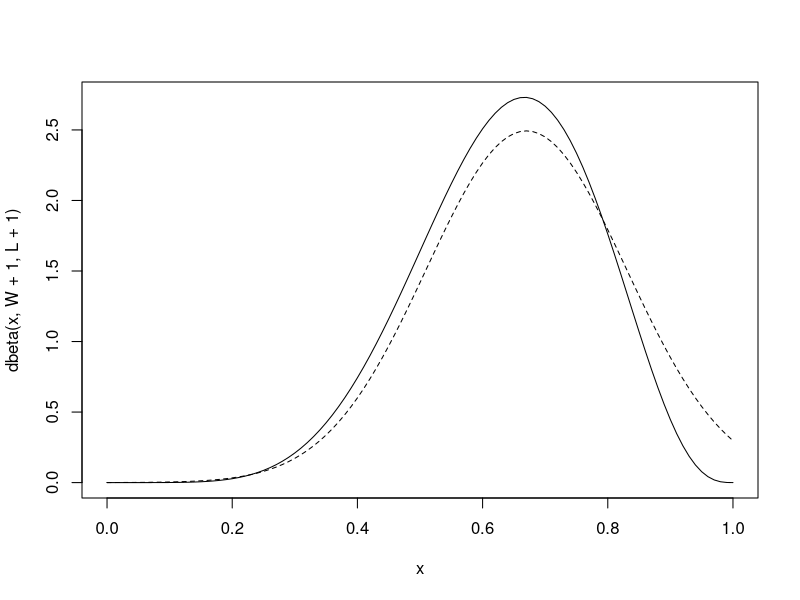

Write the R code that produced this figure.
setwd("~/Desktop/Statistics Book/Statistical_Rethinking/Chapter_2")

#analytical calculation
W <- 6
L <- 3

curve( dbeta(x, W+1,L+1),from = 0, to = 1)

#quadratic approximation

curve(dnorm(x,0.67,0.16), lty=2, add = TRUE)